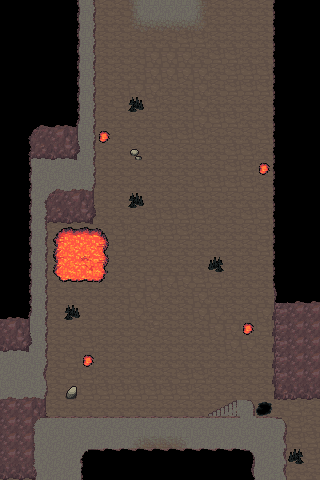

A level layout from a 2D game, rendered from its tile map. Below: a short description, then the map file with tile-grid data replaced by summaries:
An orthogonal 20x30 tile map with 16x16 px tiles, 5 tile layers (collision, underground, ground, decor, ...), 2 tilesets and 3 objects (enc_mountain_pass, pass_to_town, mountain_path_reflection).

<map version="1.10" tiledversion="1.11.2" orientation="orthogonal" renderorder="right-down" width="20" height="30" tilewidth="16" tileheight="16" infinite="0" nextlayerid="10" nextobjectid="5">
 <tileset firstgid="1" source="cave.tsx" />
 <tileset firstgid="1740" source="basic_terrain.tsx" />
 <layer id="1" name="collision" width="20" height="30">
  <data>[600 cells, 111 non-empty, 1 distinct tile ids]</data>
 </layer>
 <layer id="2" name="underground" width="20" height="30">
  <data>[600 cells, 600 non-empty, 7 distinct tile ids]</data>
 </layer>
 <layer id="3" name="ground" width="20" height="30">
  <data>[600 cells, 308 non-empty, 58 distinct tile ids]</data>
 </layer>
 <layer id="4" name="decor" width="20" height="30">
  <data>[600 cells, 96 non-empty, 20 distinct tile ids]</data>
 </layer>
 <layer id="5" name="water" width="20" height="30">
  <data>[600 cells, 0 non-empty, 0 distinct tile ids]</data>
 </layer>
 <objectgroup id="9" name="spawns" />
 <objectgroup id="8" name="encounters">
  <object id="4" name="enc_mountain_pass" x="47" y="279" width="96" height="137">
   <properties>
    <property name="areaType" value="dungeon" />
    <property name="enemies" value="Goblin,Skeleton" />
    <property name="maxGroup" type="int" value="2" />
    <property name="minGroup" type="int" value="1" />
    <property name="rate" type="float" value="0.05" />
    <property name="weights" value="40,60" />
   </properties>
  </object>
 </objectgroup>
 <objectgroup id="7" name="portals">
  <object id="3" name="pass_to_town" x="135.75" y="0.25" width="66" height="19">
   <properties>
    <property name="targetMap" type="int" value="1" />
    <property name="targetX" type="int" value="28" />
    <property name="targetY" type="int" value="46" />
    <property name="type" value="portal" />
   </properties>
  </object>
 </objectgroup>
 <objectgroup id="6" name="story_triggers">
  <object id="2" name="mountain_path_reflection" x="95.1667" y="0.75" width="178.667" height="36">
   <properties>
    <property name="eventId" value="mountain_path_reflection" />
    <property name="forbiddenFlag" value="monk_decided_to_seek_help" />
    <property name="requiredFlag" value="monk_fled_monastery" />
   </properties>
  </object>
 </objectgroup>
</map>
